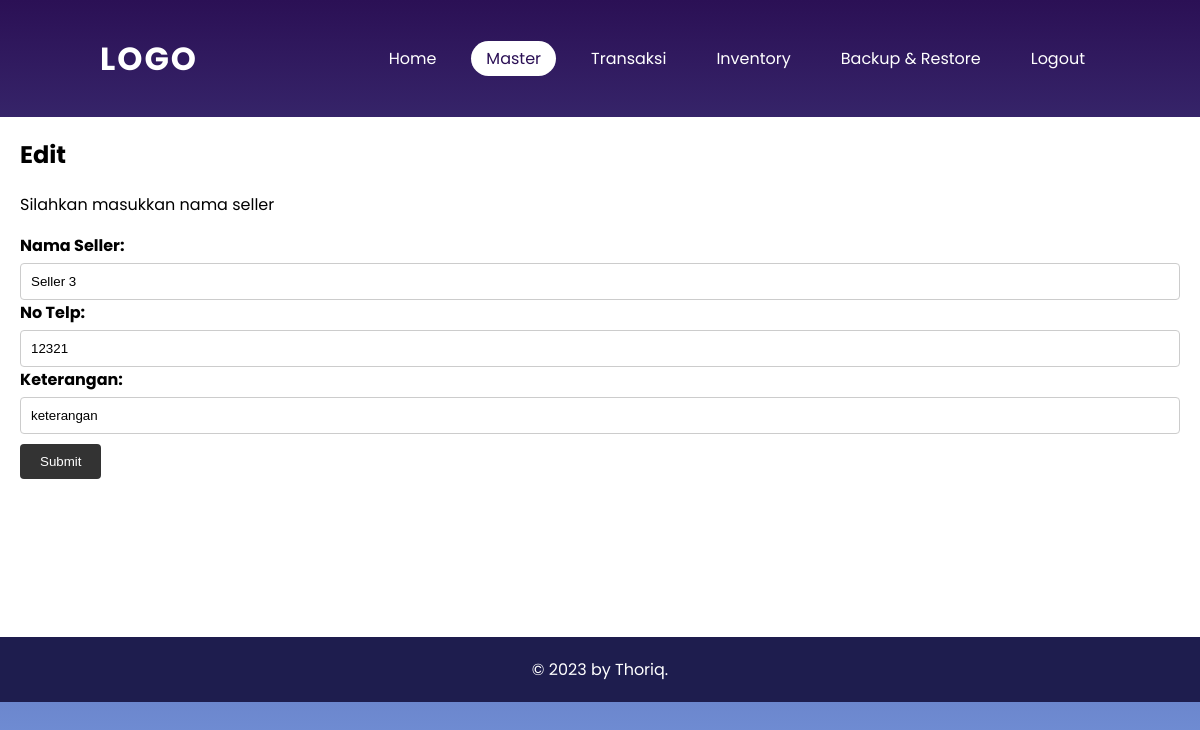
The app's page /Master/kelolamaster/kelolaseller.php?ubah=3 with its own data.
### tables this page shows
CREATE TABLE `master_seller` (
  `id` int(11) NOT NULL AUTO_INCREMENT,
  `nama_seller` varchar(55) NOT NULL,
  `notelp` varchar(20) NOT NULL,
  `keterangan` varchar(255) NOT NULL,
  PRIMARY KEY (`id`)
);

### Master/kelolamaster/kelolaseller.php (the view, shortened to what this page needs)
<?php
    include '../../koneksi.php';
    include 'headerkelolamaster.php';
    $namaseller = '';
    $notelp = '';
    $keterangan = '';
    if(isset($_GET['ubah'])){
        $id = $_GET['ubah'];
        $query = "SELECT * FROM master_seller WHERE id = '$id';";
        $sql = mysqli_query($conn,$query);
        $result = mysqli_fetch_assoc($sql);
        $namaseller = $result['nama_seller'];
        $notelp = $result['notelp'];
        $keterangan = $result['keterangan'];
    }
?>
<!DOCTYPE html>
<html>
<head>
  <link rel="stylesheet" href="../../CSS/styles.css">
</head>
<body>
  <div class="container">
    <div class="content">
    <h2>Edit</h2>
      <p>Silahkan masukkan nama seller</p>
      <form method="POST" action="updateseller.php">
        <label for="nama_seller">Nama Seller:</label>
        <input type="text" id="nama_seller" name="nama_seller" value="<?php echo $namaseller; ?>" required>
        <label for="notelp">No Telp:</label>
        <input type="text" id="notelp" name="notelp" value="<?php echo $notelp; ?>" >
        <label for="keterangan">Keterangan:</label>
        <input type="text" id="keterangan" name="keterangan" value="<?php echo $keterangan; ?>">
        <button type="submit">Submit</button>
      </form>
    </div>
  </div>
  <footer class="footer">
    <p>&copy; 2023 by Thoriq.</p>
  </footer>
</body>
</html>

### CSS/styles.css (style rules this page uses)
body { font-family: 'Poppins', sans-serif; background-color: #fff; margin: 0; padding: 0; overflow-x: hidden; background: linear-gradient(#2b1055,#7597de); }
.container { max-width: 100%; margin: 0; padding: 0; background-color: #fff; min-height: 520px; }
.content { max-width: 1200px; margin: 0 auto; padding: 20px; background-color: #fff; }
.content { background-color: #fff; padding: 20px; }
.content h2 { margin-top: 0; }
form { margin-bottom: 20px; }
form label { display: block; margin-bottom: 5px; font-weight: bold; }
form input[type="text"], form input[type="number"], form select { width: 100%; padding: 10px; border-radius: 4px; border: 1px solid #ccc; }
form button { background-color: #333; color: #fff; padding: 10px 20px; border: none; border-radius: 4px; cursor: pointer; transition: background-color 0.3s ease; margin-top: 10px; }
.footer { background-color: #1e1d4e ; color: #fff; padding: 20px; text-align: center; }
.footer p { margin: 0; }

### records on screen
master_seller: nama_seller "Seller 3", notelp "12321", keterangan "keterangan"
